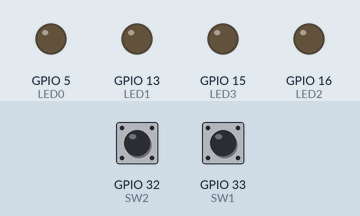
Recording of a sketch running on a simulated ESP32. On the bench: output pins drawn as LEDs (lit = HIGH). The test bench sets the inputs (shaded band); at power-on: GPIO 32 (SW2) HIGH, GPIO 33 (SW1) HIGH.

Above: at 1.2 s.
1.3 s: GPIO 32 (SW2) pulled LOW for 0.15 s
At 1.6 s:
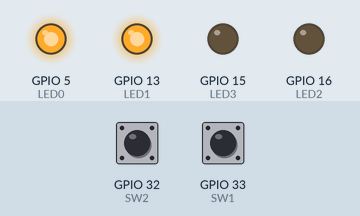
2.9 s: GPIO 33 (SW1) pulled LOW for 0.15 s
At 4.0 s:
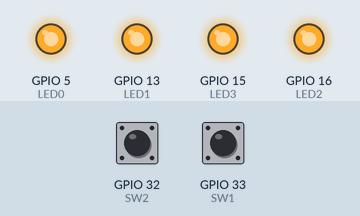
4.5 s: GPIO 32 (SW2) pulled LOW for 1 s
At 5.2 s:
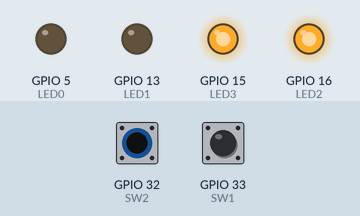
7.0 s: GPIO 32 (SW2) pulled LOW for 3.2 s
At 8.3 s:
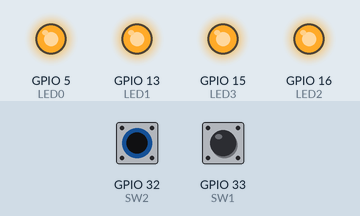
11.7 s: GPIO 33 (SW1) pulled LOW for 1 s
At 13.1 s:
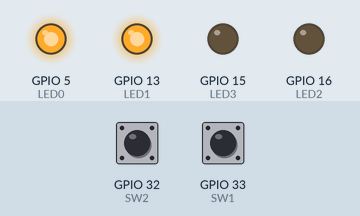
Timing chart, 0 to 14.7 s (numbered marks = the images above; inputs shaded):
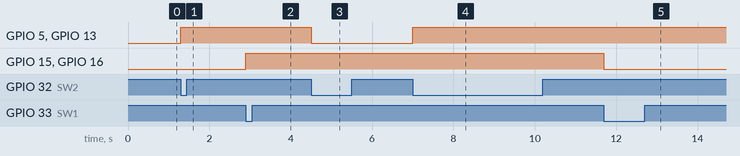

Measured:
- after the input at 1.3 s, GPIO 5 (LED0), GPIO 13 (LED1): LOW → HIGH at once
- after the input at 2.9 s, GPIO 15 (LED3), GPIO 16 (LED2): LOW → HIGH at once
- after the input at 4.5 s, GPIO 5 (LED0), GPIO 13 (LED1): HIGH → LOW at once
- after the input at 7.0 s, GPIO 5 (LED0), GPIO 13 (LED1): LOW → HIGH at once
- after the input at 11.7 s, GPIO 15 (LED3), GPIO 16 (LED2): HIGH → LOW at once

The sketch:

srdc_2_SWITCH.ino
```cpp
// (licence header left out)
// LEDはHIGHで点灯する。LED0〜3は回路図のL_1〜L_4
#define LED0 5
#define LED1 13
#define LED2 16
#define LED3 15

// SW1・SW2とも内部プルアップを使う
#define SW1 33
#define SW2 32

int g_state_1, g_state_2;

// スイッチが押されている(=LOW)か
bool sw1Pressed(void) { return digitalRead(SW1) == LOW; }
bool sw2Pressed(void) { return digitalRead(SW2) == LOW; }

void setup()
{
  pinMode(LED0, OUTPUT);
  pinMode(LED1, OUTPUT);
  pinMode(LED2, OUTPUT);
  pinMode(LED3, OUTPUT);

  pinMode(SW1, INPUT_PULLUP);
  pinMode(SW2, INPUT_PULLUP);

  g_state_1 = g_state_2 = 0;
}

void loop()
{
  // いずれかのSWが押されるまで待機
  while (!sw1Pressed() && !sw2Pressed()) {
    continue;
  }

  // 押されたSWに対応するLEDの点灯・消灯を、押すたびに切り替える
  if (sw1Pressed()) {
    ++g_state_1;
    digitalWrite(LED2, g_state_1 & 0x01);
    digitalWrite(LED3, g_state_1 & 0x01);
  }
  if (sw2Pressed()) {
    ++g_state_2;
    digitalWrite(LED0, g_state_2 & 0x01);
    digitalWrite(LED1, g_state_2 & 0x01);
  }

  delay(30);  // チャタリング回避

  // SWが離れるまで待機
  while (sw1Pressed() || sw2Pressed()) {
    continue;
  }

  delay(30);  // チャタリング回避
}
```
